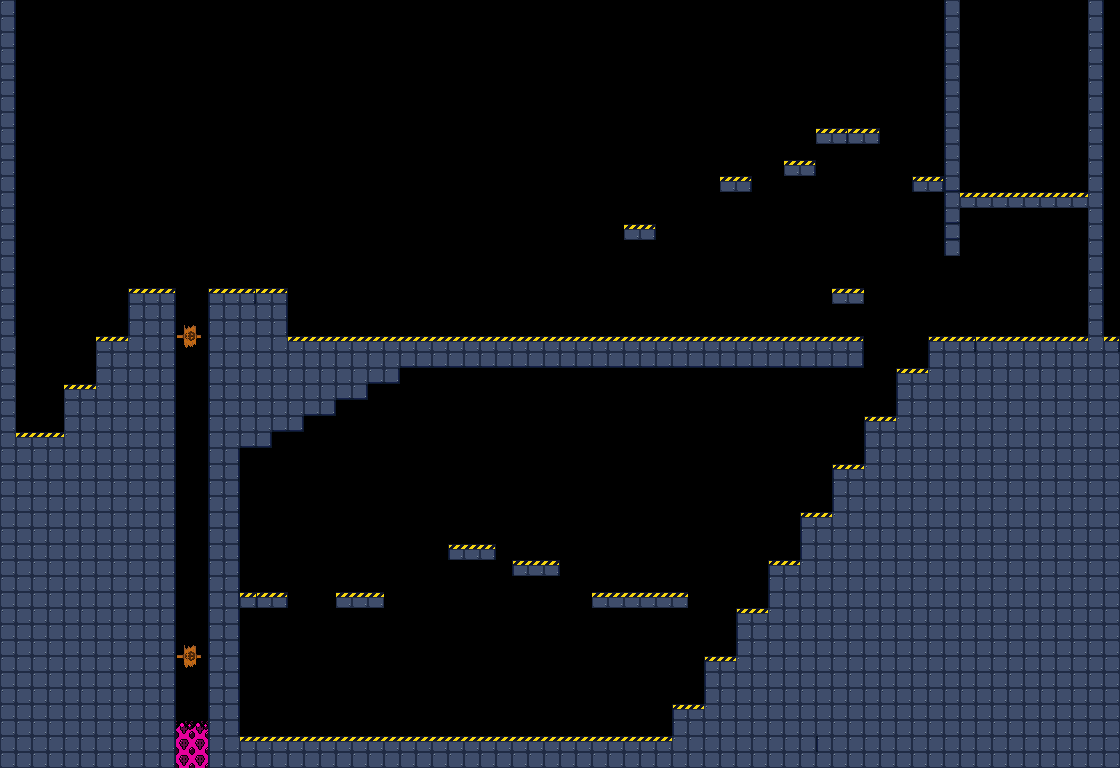

Below is a game level as drawn by its tile map, then a one-line description and the .tmx that defines it (tile-layer data replaced by summaries):
An orthogonal 70x48 tile map with 16x16 px tiles, 3 tile layers (Tuiles, Info, Mort), 8 tilesets and 14 objects (2x plateforme, 2x p2, 2x p1, panneau1, panneau2, ...).

<map version="1.10" tiledversion="1.10.2" orientation="orthogonal" renderorder="right-down" width="70" height="48" tilewidth="16" tileheight="16" infinite="0" nextlayerid="11" nextobjectid="20">
 <tileset firstgid="1" source="../../tiles_set/maps_sprites_set/setSpritesNiveau0.tsx" />
 <tileset firstgid="65" source="../../tiles_set/collectables/collectable_algo.tsx" />
 <tileset firstgid="66" source="../../tiles_set/interactives/elements_interactifs.tsx" />
 <tileset firstgid="69" source="../../tiles_set/interactives/accroche.tsx" />
 <tileset firstgid="70" source="../../tiles_set/interactives/plateforme-2.tsx" />
 <tileset firstgid="71" source="../../tiles_set/interactives/big_spaceship.tsx" />
 <tileset firstgid="72" source="../../tiles_set/acide.tsx" />
 <tileset firstgid="88" source="../../tiles_set/interactives/game_signs.tsx" />
 <layer id="1" name="Tuiles" width="70" height="48">
  <data>[3360 cells, 1167 non-empty, 12 distinct tile ids]</data>
 </layer>
 <layer id="10" name="Info" width="70" height="48">
  <data>[3360 cells, 2 non-empty, 1 distinct tile ids]</data>
 </layer>
 <layer id="7" name="Mort" width="70" height="48">
  <data>[3360 cells, 6 non-empty, 3 distinct tile ids]</data>
 </layer>
 <objectgroup id="8" name="Panneaux">
  <object id="10" name="panneau1" gid="91" x="33.333" y="432" width="32" height="32" />
  <object id="12" name="panneau2" gid="91" x="831" y="288.333" width="32" height="32" />
  <object id="14" name="panneau3" gid="91" x="831.333" y="129" width="32" height="32" />
  <object id="16" name="panneau4" gid="91" x="343.333" y="592.333" width="32" height="32" />
  <object id="18" name="panneau5" gid="91" x="885.333" y="368" width="32" height="32" />
 </objectgroup>
 <objectgroup id="5" name="Interactif">
  <object id="2" name="levier" gid="68" x="256" y="592.5" width="16" height="16" />
  <object id="9" name="vaisseau" gid="71" x="983" y="343" width="128" height="104" />
 </objectgroup>
 <group id="4" name="Plateformes">
  <objectgroup id="3" name="Plateforme2">
   <object id="8" name="plateforme" gid="70" x="584.167" y="166.666" width="32" height="16" />
   <object id="6" name="p2" gid="69" x="596.75" y="29.4999" width="8" height="8" />
   <object id="7" name="p1" gid="69" x="596.333" y="222.249" width="8" height="8" />
  </objectgroup>
  <objectgroup id="2" name="Plateforme1">
   <object id="5" name="plateforme" gid="70" x="729.375" y="273.083" width="32" height="16" />
   <object id="4" name="p2" gid="69" x="792.542" y="269.417" width="8" height="8" />
   <object id="3" name="p1" gid="69" x="670.458" y="269" width="8" height="8" />
  </objectgroup>
 </group>
 <objectgroup id="6" name="Collectable">
  <object id="1" name="algo_pilotage" gid="65" x="920" y="168.5" width="16" height="16" />
 </objectgroup>
</map>